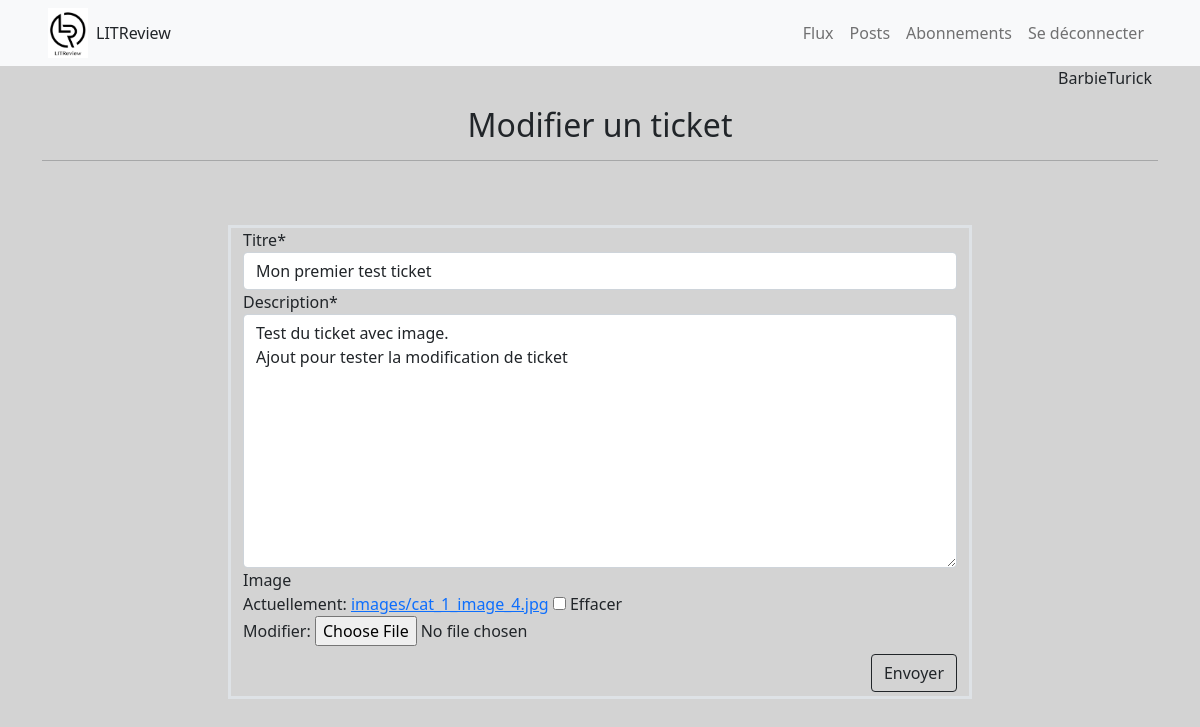
Page /add_ticket/1 (signed in) on the committed database.
### user/models.py (models this page shows)
class User(AbstractUser):
    pass

### ticket/models.py (models this page shows, shortened)
class Ticket(models.Model):
    title = models.CharField(max_length=128)
    description = models.TextField(max_length=2048)
    time_created = models.DateTimeField(default=timezone.now)
    author = models.ForeignKey(User, on_delete=models.CASCADE)
    image = models.ImageField(upload_to='images', null=True, blank=True)

### ticket/views.py (the view)
# urls.py: path('', views.create_ticket, name='add_ticket'),
@login_required
def create_ticket(request, id_ticket=None):
    instance_ticket = get_object_or_404(Ticket, pk=id_ticket) if id_ticket else None
    if request.method == 'POST':
        form = CreateTicketForm(request.POST, request.FILES, instance=instance_ticket)
        if form.is_valid():
            ticket = form.save(commit=False)
            ticket.author = request.user
            ticket = form.save()
            return redirect('/flux/')
    else:
        form = CreateTicketForm(instance=instance_ticket)
    context = {'form': form, 'title': 'Créer un ticket'}
    return render(request, 'ticket/create_ticket.html', context)

### ticket/forms.py
class CreateTicketForm(ModelForm):
    class Meta:
        model = Ticket
        fields = ['title', 'description', 'image']
        labels = {
            'title': 'Titre',
            'description': 'Description',
        }

### ticket/templates/ticket/create_ticket.html (shortened to what this page needs)
{% extends 'main.html' %}
{% load crispy_forms_tags %}
{% block content %}
<div class="text-center">
    {% if form.instance.id %}
        <h2 class="pt-3">Modifier un ticket</h2>
    {% else %}
        <h2 class="pt-3">Créer un ticket</h2>
    {% endif %}
    <hr>
 </div>
    <div class = "container pt-5">
        <div class="row justify-content-around align-items-start">
            <div class="col-8 border border-3">
                {% if form.instance.id %}
                    <form enctype="multipart/form-data" method="POST" action="{% url 'add_ticket' id_ticket=form.instance.id %}">
                {% else %}
                    <form enctype="multipart/form-data" method="POST" action="{% url 'add_ticket' %}">
                {% endif %}
                        {{form|crispy}}
                        <div class="d-flex justify-content-end" >
                            <button class="btn btn-outline-dark my-1 mt-2" type = "submit">Envoyer</button>
                        </div>
                    </form>
            </div>
        </div>
    </div>
{% endblock %}

### templates/main.html (shortened to what this page needs)
{% load static %}
<!doctype html>
<html lang="fr">
<head>
    <link href="https://cdn.jsdelivr.net/npm/bootstrap@5.0.1/dist/css/bootstrap.min.css" rel="stylesheet">
    <link rel="stylesheet" type ="text/css" href="{% static 'css/style_main.css' %}">
</head>
<body>
    {% if user.is_authenticated%}
        {% include 'bases/navbar.html' %}
        <div class="row justify-content-end">
            <span class="d-flex justify-content-end me-5">{{ user.username }}</span>
        </div>
    {% endif %}
    <div class= "container">
        {% block content %}{% endblock %}
    </div>
</body>
</html>

### static/css/style_main.css (style rules this page uses)
body { background-color: lightgrey; }

### rows in the picture
User: username "BarbieTurick"
Ticket: title "Mon premier test ticket", description "Test du ticket avec image. Ajout pour tester la modification de ticket"
